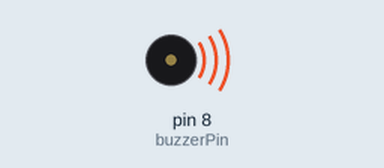
A sketch run on a simulated Arduino Uno, built with avr-gcc and run on an emulated ATmega328P. Shown: buzzer (waves = sounding, pin HIGH).

Above: at 0.2 s.
At 5.7 s:
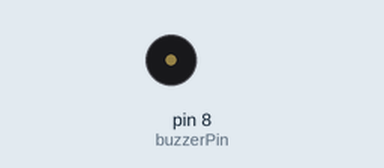
Timing chart, 0 to 9.1 s (numbered marks = the images above):
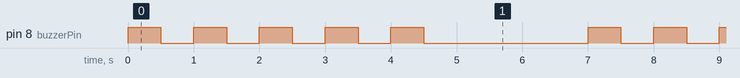

Measured:
- by itself, pin 8 (buzzerPin): repeats every 7.0 s: 4 × (LOW 0.50 s, HIGH 0.50 s), LOW 2.5 s, HIGH 0.50 s
- by itself, everything shown: repeats every 7.0 s, in 10 steps

The sketch:

Program8_Buzzer_Alarm.ino
```cpp
int buzzerPin = 8;

void setup() {
  pinMode(buzzerPin, OUTPUT);
}

void loop() {
  for (int i = 0; i < 5; i++) {
    digitalWrite(buzzerPin, HIGH);
    delay(500);

    digitalWrite(buzzerPin, LOW);
    delay(500);
  }

  delay(2000);
}
```
